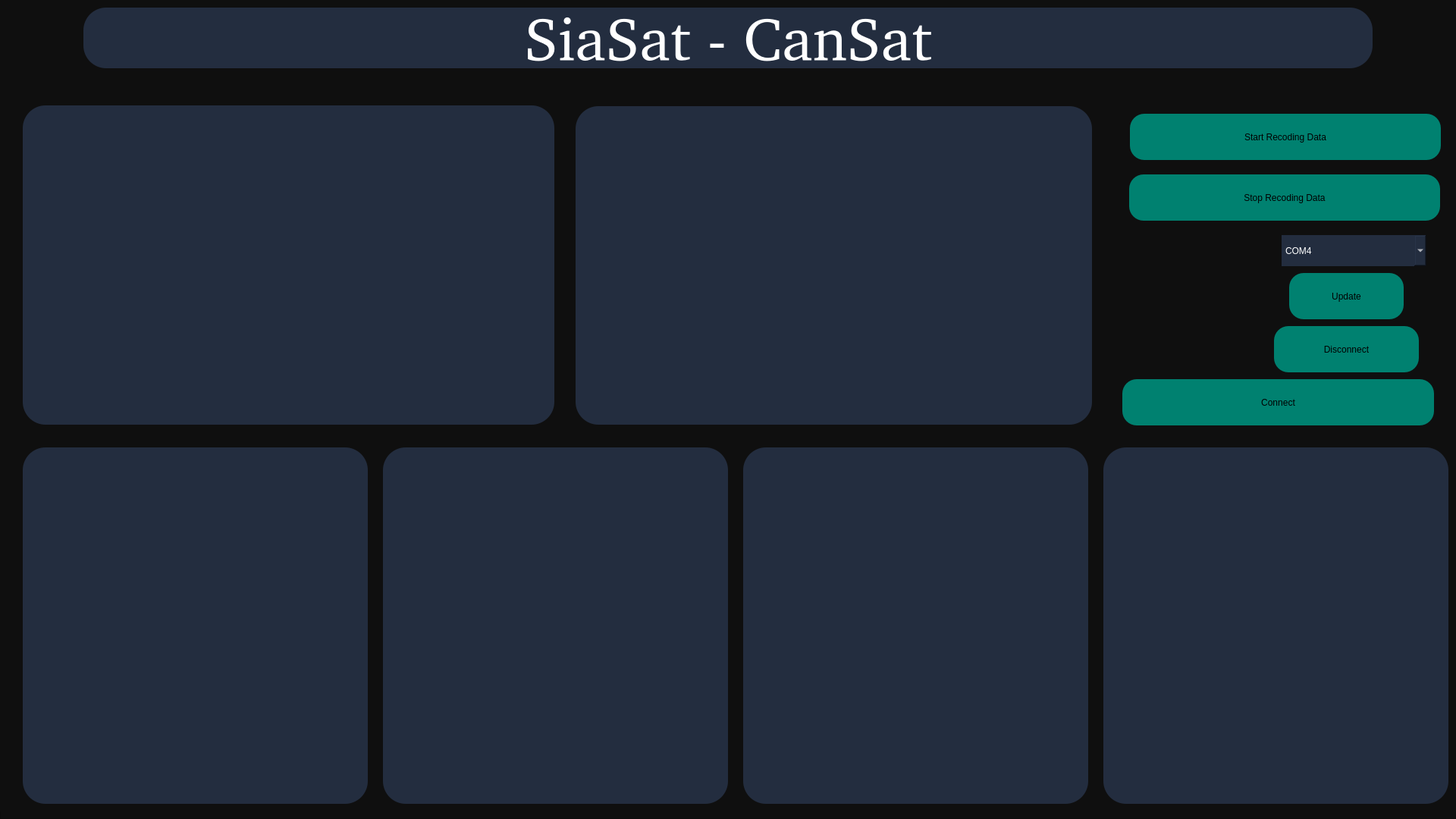
<?xml version="1.0" encoding="UTF-8"?>
<ui version="4.0">
 <class>MainWindow</class>
 <widget class="QMainWindow" name="MainWindow">
  <property name="geometry">
   <rect>
    <x>0</x>
    <y>0</y>
    <width>1920</width>
    <height>1080</height>
   </rect>
  </property>
  <property name="minimumSize">
   <size>
    <width>1920</width>
    <height>1080</height>
   </size>
  </property>
  <property name="maximumSize">
   <size>
    <width>1920</width>
    <height>1080</height>
   </size>
  </property>
  <property name="font">
   <font>
    <family>Monospace</family>
    <weight>50</weight>
    <bold>false</bold>
   </font>
  </property>
  <property name="acceptDrops">
   <bool>false</bool>
  </property>
  <property name="windowTitle">
   <string>SiaSat-CanSat</string>
  </property>
  <property name="styleSheet">
   <string notr="true">QPushButton:hover{
background-color:rgba(0, 91, 65, 1);
color:rgba(0, 91, 65, 1)
}
</string>
  </property>
  <property name="tabShape">
   <enum>QTabWidget::Triangular</enum>
  </property>
  <widget class="QWidget" name="centralwidget">
   <layout class="QHBoxLayout" name="horizontalLayout">
    <property name="spacing">
     <number>0</number>
    </property>
    <property name="leftMargin">
     <number>0</number>
    </property>
    <property name="topMargin">
     <number>0</number>
    </property>
    <property name="rightMargin">
     <number>0</number>
    </property>
    <property name="bottomMargin">
     <number>0</number>
    </property>
    <item>
     <widget class="QFrame" name="frame">
      <property name="styleSheet">
       <string notr="true">background-color: rgb(15, 15, 15);</string>
      </property>
      <property name="frameShape">
       <enum>QFrame::StyledPanel</enum>
      </property>
      <property name="frameShadow">
       <enum>QFrame::Raised</enum>
      </property>
      <widget class="QFrame" name="frame_2">
       <property name="geometry">
        <rect>
         <x>0</x>
         <y>0</y>
         <width>1920</width>
         <height>100</height>
        </rect>
       </property>
       <property name="styleSheet">
        <string notr="true">border:0</string>
       </property>
       <property name="frameShape">
        <enum>QFrame::StyledPanel</enum>
       </property>
       <property name="frameShadow">
        <enum>QFrame::Raised</enum>
       </property>
       <widget class="QLabel" name="label">
        <property name="geometry">
         <rect>
          <x>0</x>
          <y>0</y>
          <width>100</width>
          <height>100</height>
         </rect>
        </property>
        <property name="styleSheet">
         <string notr="true">border-radius:30 px;
margin:10px

</string>
        </property>
        <property name="text">
         <string/>
        </property>
        <property name="pixmap">
         <pixmap>img/Logo_SiaSat2 1.jpg</pixmap>
        </property>
        <property name="scaledContents">
         <bool>true</bool>
        </property>
        <property name="margin">
         <number>0</number>
        </property>
       </widget>
       <widget class="QLabel" name="label_2">
        <property name="geometry">
         <rect>
          <x>1820</x>
          <y>0</y>
          <width>100</width>
          <height>100</height>
         </rect>
        </property>
        <property name="styleSheet">
         <string notr="true">border-radius: 19px;
margin:10px;
</string>
        </property>
        <property name="text">
         <string/>
        </property>
        <property name="textFormat">
         <enum>Qt::RichText</enum>
        </property>
        <property name="pixmap">
         <pixmap>img/Logo_SiaSat2 1.jpg</pixmap>
        </property>
        <property name="scaledContents">
         <bool>true</bool>
        </property>
        <property name="alignment">
         <set>Qt::AlignCenter</set>
        </property>
        <property name="margin">
         <number>0</number>
        </property>
       </widget>
       <widget class="QLabel" name="label_3">
        <property name="geometry">
         <rect>
          <x>100</x>
          <y>0</y>
          <width>1720</width>
          <height>100</height>
         </rect>
        </property>
        <property name="font">
         <font>
          <family></family>
          <pointsize>60</pointsize>
          <weight>50</weight>
          <italic>false</italic>
          <bold>false</bold>
          <kerning>true</kerning>
         </font>
        </property>
        <property name="styleSheet">
         <string notr="true">background-color: rgb(35, 45, 63);
border-radius:30px;
margin:10px;
font: 60pt,&quot;Monospace&quot;;
color:white;</string>
        </property>
        <property name="text">
         <string>SiaSat - CanSat</string>
        </property>
        <property name="alignment">
         <set>Qt::AlignCenter</set>
        </property>
        <property name="wordWrap">
         <bool>false</bool>
        </property>
        <property name="margin">
         <number>0</number>
        </property>
       </widget>
      </widget>
      <widget class="QFrame" name="frame_3">
       <property name="geometry">
        <rect>
         <x>0</x>
         <y>90</y>
         <width>1920</width>
         <height>980</height>
        </rect>
       </property>
       <property name="styleSheet">
        <string notr="true">border:0</string>
       </property>
       <property name="frameShape">
        <enum>QFrame::StyledPanel</enum>
       </property>
       <property name="frameShadow">
        <enum>QFrame::Raised</enum>
       </property>
       <widget class="QFrame" name="frame_4">
        <property name="geometry">
         <rect>
          <x>10</x>
          <y>0</y>
          <width>1920</width>
          <height>490</height>
         </rect>
        </property>
        <property name="frameShape">
         <enum>QFrame::StyledPanel</enum>
        </property>
        <property name="frameShadow">
         <enum>QFrame::Raised</enum>
        </property>
        <widget class="QWidget" name="widget_1" native="true">
         <property name="geometry">
          <rect>
           <x>20</x>
           <y>49</y>
           <width>701</width>
           <height>421</height>
          </rect>
         </property>
         <property name="styleSheet">
          <string notr="true">background-color: rgb(35, 45, 63);
border-radius:30px;
</string>
         </property>
         <widget class="QWidget" name="gridLayoutWidget">
          <property name="geometry">
           <rect>
            <x>10</x>
            <y>10</y>
            <width>671</width>
            <height>401</height>
           </rect>
          </property>
          <layout class="QGridLayout" name="giroscope" rowstretch="0" columnstretch="0" columnminimumwidth="0">
           <property name="sizeConstraint">
            <enum>QLayout::SetMinimumSize</enum>
           </property>
           <property name="bottomMargin">
            <number>0</number>
           </property>
           <property name="spacing">
            <number>0</number>
           </property>
          </layout>
         </widget>
        </widget>
        <widget class="QWidget" name="widget" native="true">
         <property name="geometry">
          <rect>
           <x>739</x>
           <y>0</y>
           <width>701</width>
           <height>490</height>
          </rect>
         </property>
         <property name="styleSheet">
          <string notr="true">background-color: rgb(35, 45, 63);
border-radius:30px;
margin:10px;
margin-top:50px;
margin-bottom:20px;</string>
         </property>
         <widget class="QWidget" name="verticalLayoutWidget">
          <property name="geometry">
           <rect>
            <x>20</x>
            <y>60</y>
            <width>651</width>
            <height>391</height>
           </rect>
          </property>
          <layout class="QVBoxLayout" name="acceleration"/>
         </widget>
        </widget>
        <widget class="QPushButton" name="pushButton">
         <property name="geometry">
          <rect>
           <x>1480</x>
           <y>60</y>
           <width>410</width>
           <height>61</height>
          </rect>
         </property>
         <property name="styleSheet">
          <string notr="true">background-color:rgba(0, 129, 112, 1);
border-radius:19px;

font: 28pt,&quot;&quot;;

</string>
         </property>
         <property name="text">
          <string>Start Recoding Data</string>
         </property>
        </widget>
        <widget class="QPushButton" name="pushButton_2">
         <property name="geometry">
          <rect>
           <x>1479</x>
           <y>140</y>
           <width>410</width>
           <height>61</height>
          </rect>
         </property>
         <property name="styleSheet">
          <string notr="true">background-color:rgba(0, 129, 112, 1);
border-radius:19px;

font: 28pt,&quot;&quot;;</string>
         </property>
         <property name="text">
          <string>Stop Recoding Data</string>
         </property>
        </widget>
        <widget class="QLabel" name="label_4">
         <property name="geometry">
          <rect>
           <x>1470</x>
           <y>220</y>
           <width>180</width>
           <height>180</height>
          </rect>
         </property>
         <property name="text">
          <string/>
         </property>
         <property name="pixmap">
          <pixmap>img/Logo_SiaSat.jpeg</pixmap>
         </property>
         <property name="scaledContents">
          <bool>true</bool>
         </property>
        </widget>
        <widget class="QComboBox" name="port_list">
         <property name="geometry">
          <rect>
           <x>1680</x>
           <y>220</y>
           <width>191</width>
           <height>41</height>
          </rect>
         </property>
         <property name="styleSheet">
          <string notr="true">background-color:rgba(35, 45, 63, 1);
color:white;
border-color:black;</string>
         </property>
         <item>
          <property name="text">
           <string>COM4</string>
          </property>
         </item>
         <item>
          <property name="text">
           <string>COM3</string>
          </property>
         </item>
         <item>
          <property name="text">
           <string>COM5</string>
          </property>
         </item>
        </widget>
        <widget class="QPushButton" name="update">
         <property name="geometry">
          <rect>
           <x>1690</x>
           <y>270</y>
           <width>151</width>
           <height>61</height>
          </rect>
         </property>
         <property name="styleSheet">
          <string notr="true">background-color:rgba(0, 129, 112, 1);
border-radius:19px;

font: 24pt,&quot;&quot;;</string>
         </property>
         <property name="text">
          <string>Update</string>
         </property>
        </widget>
        <widget class="QPushButton" name="disconnect">
         <property name="geometry">
          <rect>
           <x>1670</x>
           <y>340</y>
           <width>191</width>
           <height>61</height>
          </rect>
         </property>
         <property name="styleSheet">
          <string notr="true">background-color:rgba(0, 129, 112, 1);
border-radius:19px;

font: 24pt,&quot;&quot;;</string>
         </property>
         <property name="text">
          <string>Disconnect</string>
         </property>
        </widget>
        <widget class="QPushButton" name="connect">
         <property name="geometry">
          <rect>
           <x>1470</x>
           <y>410</y>
           <width>411</width>
           <height>61</height>
          </rect>
         </property>
         <property name="styleSheet">
          <string notr="true">background-color:rgba(0, 129, 112, 1);
border-radius:19px;

font: 24pt,&quot;&quot;;</string>
         </property>
         <property name="text">
          <string>Connect</string>
         </property>
        </widget>
       </widget>
       <widget class="QFrame" name="frame_5">
        <property name="geometry">
         <rect>
          <x>0</x>
          <y>490</y>
          <width>1920</width>
          <height>490</height>
         </rect>
        </property>
        <property name="frameShape">
         <enum>QFrame::StyledPanel</enum>
        </property>
        <property name="frameShadow">
         <enum>QFrame::Raised</enum>
        </property>
        <widget class="QWidget" name="widget_2" native="true">
         <property name="geometry">
          <rect>
           <x>20</x>
           <y>0</y>
           <width>475</width>
           <height>490</height>
          </rect>
         </property>
         <property name="styleSheet">
          <string notr="true">background-color: rgb(35, 45, 63);
border-radius:30px;
margin:10px;
</string>
         </property>
         <widget class="QWidget" name="gridLayoutWidget_2">
          <property name="geometry">
           <rect>
            <x>20</x>
            <y>20</y>
            <width>431</width>
            <height>451</height>
           </rect>
          </property>
          <layout class="QGridLayout" name="height"/>
         </widget>
        </widget>
        <widget class="QWidget" name="widget_3" native="true">
         <property name="geometry">
          <rect>
           <x>495</x>
           <y>0</y>
           <width>475</width>
           <height>490</height>
          </rect>
         </property>
         <property name="styleSheet">
          <string notr="true">background-color: rgb(35, 45, 63);
border-radius:30px;
margin:10px;</string>
         </property>
         <widget class="QWidget" name="gridLayoutWidget_3">
          <property name="geometry">
           <rect>
            <x>20</x>
            <y>20</y>
            <width>431</width>
            <height>451</height>
           </rect>
          </property>
          <layout class="QGridLayout" name="pression"/>
         </widget>
        </widget>
        <widget class="QWidget" name="widget_4" native="true">
         <property name="geometry">
          <rect>
           <x>970</x>
           <y>0</y>
           <width>475</width>
           <height>490</height>
          </rect>
         </property>
         <property name="styleSheet">
          <string notr="true">background-color: rgb(35, 45, 63);
border-radius:30px;
margin:10px;</string>
         </property>
         <widget class="QWidget" name="gridLayoutWidget_4">
          <property name="geometry">
           <rect>
            <x>10</x>
            <y>20</y>
            <width>441</width>
            <height>451</height>
           </rect>
          </property>
          <layout class="QGridLayout" name="temperature"/>
         </widget>
        </widget>
        <widget class="QWidget" name="widget_5" native="true">
         <property name="geometry">
          <rect>
           <x>1445</x>
           <y>0</y>
           <width>475</width>
           <height>490</height>
          </rect>
         </property>
         <property name="styleSheet">
          <string notr="true">background-color: rgb(35, 45, 63);
border-radius:30px;
margin:10px;</string>
         </property>
         <widget class="QWidget" name="gridLayoutWidget_5">
          <property name="geometry">
           <rect>
            <x>20</x>
            <y>20</y>
            <width>441</width>
            <height>451</height>
           </rect>
          </property>
          <layout class="QGridLayout" name="speed"/>
         </widget>
        </widget>
       </widget>
      </widget>
     </widget>
    </item>
   </layout>
  </widget>
 </widget>
 <resources/>
 <connections/>
</ui>
